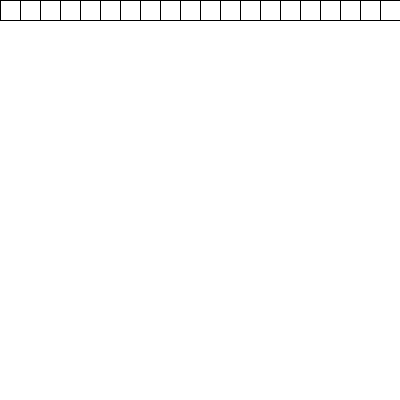
Frame 1 (no input)
Frame 60 (the mouse pressed at the canvas centre just before this capture): identical to frame 1, image omitted
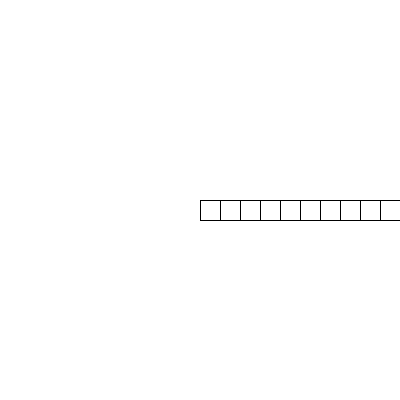
Frame 120 (the mouse held since frame 60 and released just before this capture)

The Processing sketch that drew these frames (run headless with seeded random() and noise(); from frame 60 on, the mouse is pressed at the canvas centre):

// Processing sketch: sketch_140523b
// ── sketch_140523b.pde
void setup(){
  size(400,400);
}

void draw(){
  background(255);
  for(int i = 0;i<40;i++){
    rect(mouseX+20*i,mouseY,20,20);
  }
}
